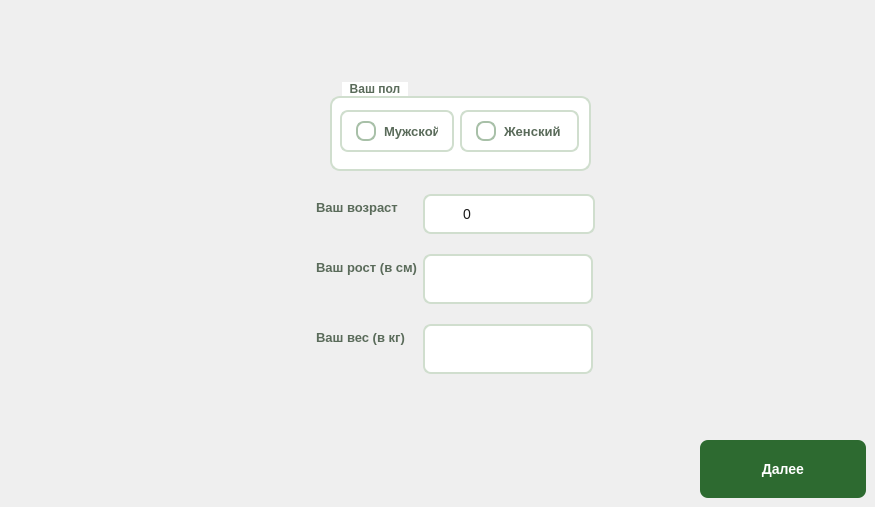
      <widget class="QWidget" name="page_2">
       <widget class="QPushButton" name="nextBtn1">
        <property name="geometry">
         <rect>
          <x>700</x>
          <y>440</y>
          <width>166</width>
          <height>58</height>
         </rect>
        </property>
        <property name="styleSheet">
         <string notr="true">QPushButton {
    background-color: #2D6A30;
    color: #FFFFFF;
    border: none;
    border-radius: 8px;
    padding: 10px 28px;
    font-size: 14px;
    font-weight: 700;
    min-width: 110px;
    min-height: 38px;
}

QPushButton:hover { background-color: #245727; }
QPushButton:pressed { background-color: #1A4020; }</string>
        </property>
        <property name="text">
         <string>Далее</string>
        </property>
       </widget>
       <widget class="QWidget" name="formLayoutWidget_5">
        <property name="geometry">
         <rect>
          <x>310</x>
          <y>180</y>
          <width>301</width>
          <height>211</height>
         </rect>
        </property>
        <layout class="QFormLayout" name="formLayout_5">
         <item row="0" column="1">
          <layout class="QFormLayout" name="formLayout_4">
           <item row="0" column="0">
            <layout class="QFormLayout" name="formLayout_6">
             <item row="0" column="0">
              <widget class="QLabel" name="age">
               <property name="styleSheet">
                <string notr="true">QLabel {
    color: #5A6B5A;
    font-size: 13px;
    font-weight: 600;
    background-color: transparent;
}</string>
               </property>
               <property name="text">
                <string>Ваш возраст</string>
               </property>
              </widget>
             </item>
             <item row="0" column="1">
              <widget class="QSpinBox" name="ageBox">
               <property name="maximumSize">
                <size>
                 <width>178</width>
                 <height>16777215</height>
                </size>
               </property>
               <property name="styleSheet">
                <string notr="true">QSpinBox {
    background-color: #FFFFFF;
    border: 1.5px solid #D0DECE;
    border-radius: 8px;
    padding: 8px 12px;
    font-family: &quot;Segoe UI&quot;, Arial, sans-serif;
    font-size: 14px;
    color: #1A1A1A;
    min-height: 20px;
    min-width: 120px;
    max-width: 150px;
}

QSpinBox:focus {
    border: 1.5px solid #2D6A30;
}

/* Кнопки − и + */
QSpinBox::up-button,
QSpinBox::down-button {
    width: 24px;
    border: none;
    background-color: transparent;
    border-radius: 4px;
    subcontrol-origin: border;
}

QSpinBox::up-button {
    subcontrol-position: right;
    right: 1px;
}

QSpinBox::down-button {
    subcontrol-position: left;
    left: 1px;
}

QSpinBox::up-button:hover,
QSpinBox::down-button:hover {
    background-color: #EDF4EB;
}

/* Стрелки — переопределяем системные иконки */
QSpinBox::up-arrow {
    image: none;
    width: 0; height: 0;
    border-left: 4px solid transparent;
    border-right: 4px solid transparent;
    border-bottom: 5px solid #5A6B5A;
}
QSpinBox::down-arrow {
    image: none;
    width: 0; height: 0;
    border-left: 4px solid transparent;
    border-right: 4px solid transparent;
    border-top: 5px solid #5A6B5A;
}
</string>
               </property>
              </widget>
             </item>
             <item row="1" column="0">
              <widget class="QLabel" name="height">
               <property name="styleSheet">
                <string notr="true">QLabel {
    color: #5A6B5A;
    font-size: 13px;
    font-weight: 600;
    background-color: transparent;
}</string>
               </property>
               <property name="text">
                <string>Ваш рост (в см)</string>
               </property>
              </widget>
             </item>
             <item row="1" column="1">
              <widget class="QTextEdit" name="heightEdit">
               <property name="minimumSize">
                <size>
                 <width>0</width>
                 <height>1</height>
                </size>
               </property>
               <property name="maximumSize">
                <size>
                 <width>170</width>
                 <height>50</height>
                </size>
               </property>
               <property name="styleSheet">
                <string notr="true">QTextEdit {
    background-color: #FFFFFF;
    border: 1.5px solid #D0DECE;
    border-radius: 8px;
    padding: 8px 12px;
    font-family: &quot;Segoe UI&quot;, Arial, sans-serif;
    font-size: 14px;
    color: #1A1A1A;
}

QTextEdit:focus {
    border: 1.5px solid #2D6A30;
    background-color: #FAFCF9;
}</string>
               </property>
              </widget>
             </item>
             <item row="2" column="0">
              <widget class="QLabel" name="weight">
               <property name="styleSheet">
                <string notr="true">QLabel {
    color: #5A6B5A;
    font-size: 13px;
    font-weight: 600;
    background-color: transparent;
}</string>
               </property>
               <property name="text">
                <string>Ваш вес (в кг)</string>
               </property>
              </widget>
             </item>
             <item row="2" column="1">
              <widget class="QTextEdit" name="weightEdit">
               <property name="maximumSize">
                <size>
                 <width>170</width>
                 <height>50</height>
                </size>
               </property>
               <property name="styleSheet">
                <string notr="true">QTextEdit {
    background-color: #FFFFFF;
    border: 1.5px solid #D0DECE;
    border-radius: 8px;
    padding: 8px 12px;
    font-family: &quot;Segoe UI&quot;, Arial, sans-serif;
    font-size: 14px;
    color: #1A1A1A;
}

QTextEdit:focus {
    border: 1.5px solid #2D6A30;
    background-color: #FAFCF9;
}</string>
               </property>
              </widget>
             </item>
            </layout>
           </item>
          </layout>
         </item>
        </layout>
       </widget>
       <widget class="QGroupBox" name="groupBox_3">
        <property name="geometry">
         <rect>
          <x>330</x>
          <y>80</y>
          <width>261</width>
          <height>91</height>
         </rect>
        </property>
        <property name="minimumSize">
         <size>
          <width>0</width>
          <height>20</height>
         </size>
        </property>
        <property name="maximumSize">
         <size>
          <width>270</width>
          <height>100</height>
         </size>
        </property>
        <property name="styleSheet">
         <string notr="true">QGroupBox {
    background-color: #FFFFFF;
    border: 1.5px solid #D0DECE;
    border-radius: 10px;
    margin-top: 16px;
    padding: 12px 16px 12px 16px;
    font-size: 12px;
    font-weight: 700;
    color: #5A6B5A;
}

QGroupBox::title {
    subcontrol-origin: margin;
    subcontrol-position: top left;
    left: 12px;
    top: 2px;
    padding: 0 6px;
    background-color: #FFFFFF;
    color: #5A6B5A;
}</string>
        </property>
        <property name="title">
         <string>Ваш пол</string>
        </property>
        <widget class="QRadioButton" name="malerb">
         <property name="geometry">
          <rect>
           <x>10</x>
           <y>30</y>
           <width>114</width>
           <height>42</height>
          </rect>
         </property>
         <property name="styleSheet">
          <string notr="true">QRadioButton {
    background-color: #FFFFFF;
    color: #5A6B5A;
    font-family: &quot;Segoe UI&quot;, Arial, sans-serif;
    font-size: 13px;
    font-weight: 500;
    spacing: 8px;
    padding: 9px 14px;
    border: 1.5px solid #D0DECE;
    border-radius: 8px;
}
QRadioButton:checked {
    background-color: #F2F9F2;
    border-color: #2D6A30;
    color: #2D6A30;
    font-weight: 700;
}
QRadioButton::indicator {
    width: 16px;
    height: 16px;
    border-radius: 8px;
    border: 2px solid #A8C0A8;
    background-color: #FFFFFF;
}
QRadioButton::indicator:checked {
    width: 16px;
    height: 16px;
    border-radius: 8px;
    border: 2px solid #2D6A30;
    background-color: #2D6A30;
}</string>
         </property>
         <property name="text">
          <string>Мужской</string>
         </property>
        </widget>
        <widget class="QRadioButton" name="femalerb">
         <property name="geometry">
          <rect>
           <x>130</x>
           <y>30</y>
           <width>119</width>
           <height>42</height>
          </rect>
         </property>
         <property name="styleSheet">
          <string notr="true">QRadioButton {
    background-color: #FFFFFF;
    color: #5A6B5A;
    font-family: &quot;Segoe UI&quot;, Arial, sans-serif;
    font-size: 13px;
    font-weight: 500;
    spacing: 8px;
    padding: 9px 14px;
    border: 1.5px solid #D0DECE;
    border-radius: 8px;
}
QRadioButton:checked {
    background-color: #F2F9F2;
    border-color: #2D6A30;
    color: #2D6A30;
    font-weight: 700;
}
QRadioButton::indicator {
    width: 16px;
    height: 16px;
    border-radius: 8px;
    border: 2px solid #A8C0A8;
    background-color: #FFFFFF;
}
QRadioButton::indicator:checked {
    width: 16px;
    height: 16px;
    border-radius: 8px;
    border: 2px solid #2D6A30;
    background-color: #2D6A30;
}</string>
         </property>
         <property name="text">
          <string>Женский</string>
         </property>
         <property name="checkable">
          <bool>true</bool>
         </property>
         <property name="checked">
          <bool>false</bool>
         </property>
        </widget>
       </widget>
      </widget>
